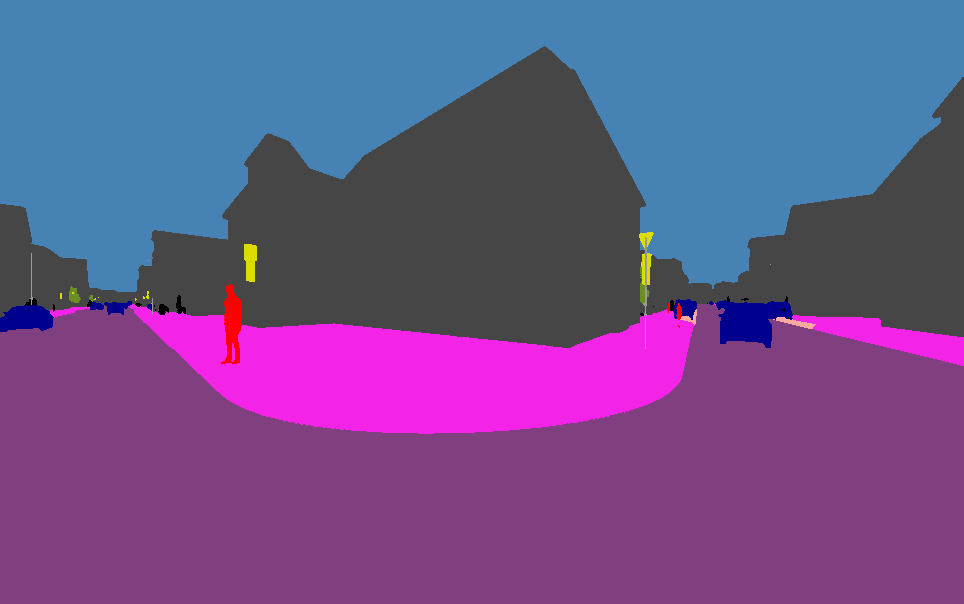
#> input picture data/left.png, 964 x 604 px
$ jupyter execute orb.ipynb
#> lines starting #> are read from the running program, lines starting #| are printed output that depends on the picture
### About
Using ORB on the CAM2BEV dataset.

[cell 1]
import cv2
import numpy as np

import PIL
import matplotlib.pyplot as plt

[cell 2]
# Load the images
# Image 2 is always right neighor
image1 = cv2.imread('../data/left.png')
#> image1 is the input picture: shape (604, 964, 3); mean B, G, R 138.9, 82.6, 106.6
image2 = cv2.imread('../data/front.png')
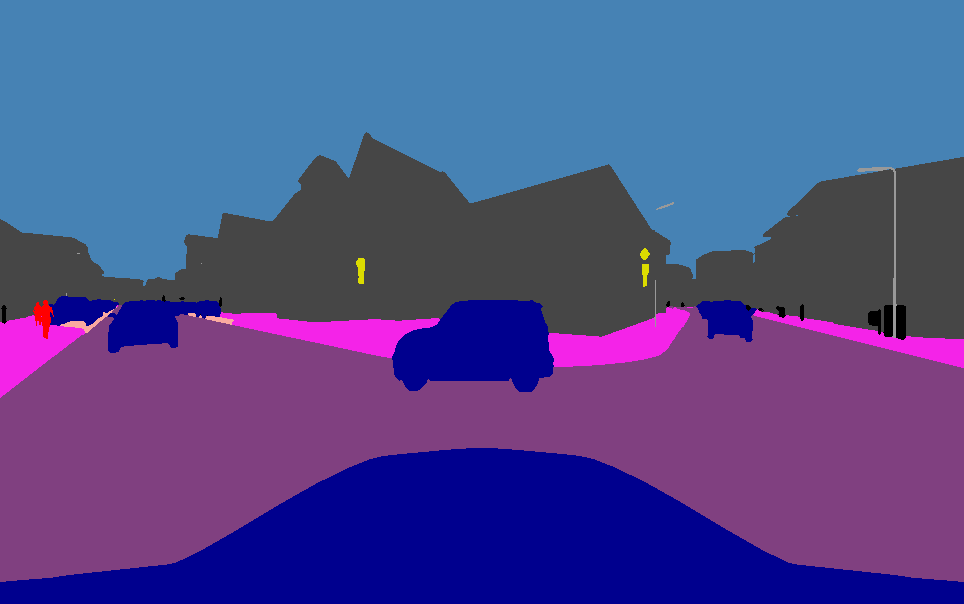
#> input picture data/front.png, 964 x 604 px
#> image2 is the input picture: shape (604, 964, 3); mean B, G, R 140.2, 75.9, 79.2

[cell 3]
gray1 = cv2.cvtColor(image1, cv2.COLOR_BGR2GRAY)
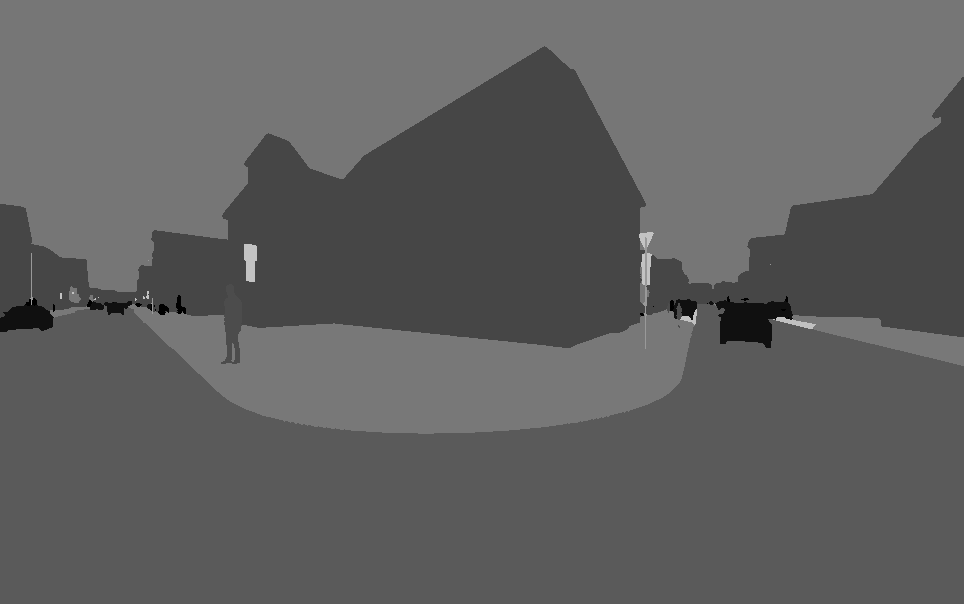
#> gray1: shape (604, 964); min 0, max 195, mean 96.1
gray2 = cv2.cvtColor(image2, cv2.COLOR_BGR2GRAY)
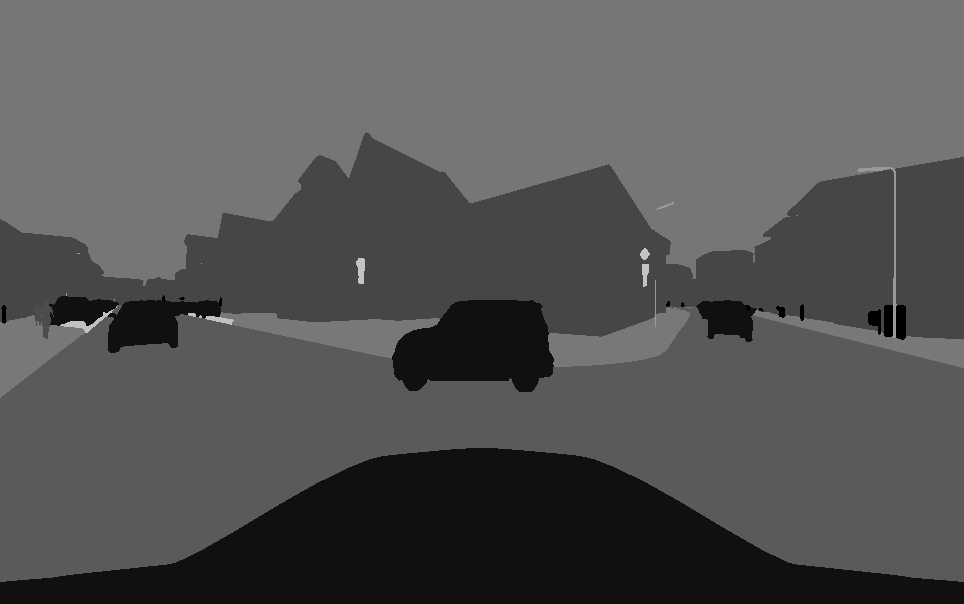
#> gray2: shape (604, 964); min 0, max 195, mean 84.2

#### ORB keypoint detection

[cell 4]
orb = cv2.ORB_create()

kp1, descrip1 = orb.detectAndCompute(gray1, None)
#> kp1 = 483 keypoints; strongest (x, y, size): (690, 315, 44.6), (691, 317, 37.2), (778, 319, 31), (689, 314, 53.6)
kp2, descrip2 = orb.detectAndCompute(gray2, None)
#> kp2 = 457 keypoints; strongest (x, y, size): (106, 312, 31), (86, 324, 44.6), (88, 323, 53.6), (193, 313, 37.2)

[cell 5]
plt.imshow(cv2.drawKeypoints(gray1, kp1, None, flags=0))
plt.show()
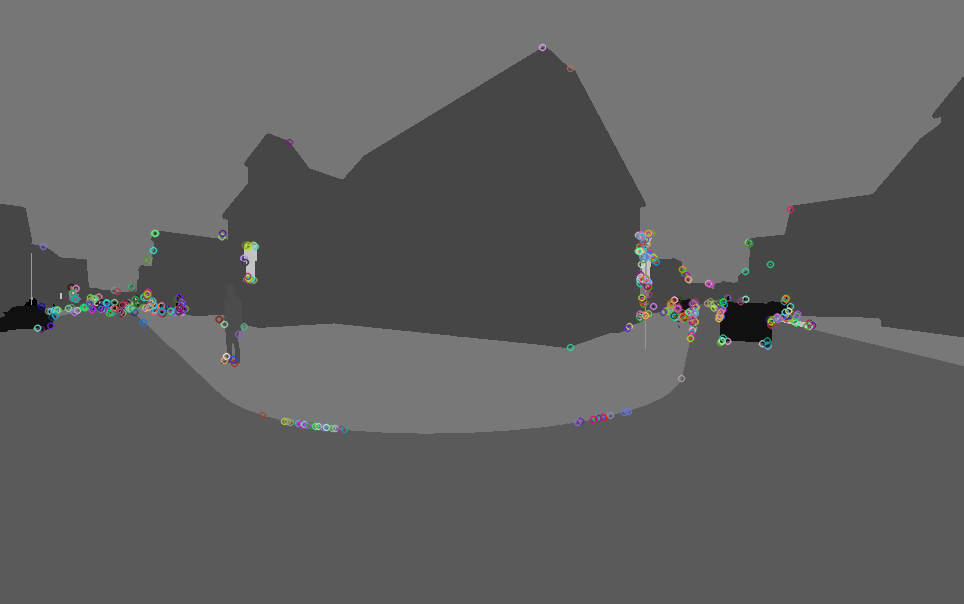
#> shown: shape (604, 964, 3); mean R, G, B 96.5, 96.6, 96.5
plt.imshow(cv2.drawKeypoints(gray2, kp2, None, flags=0))
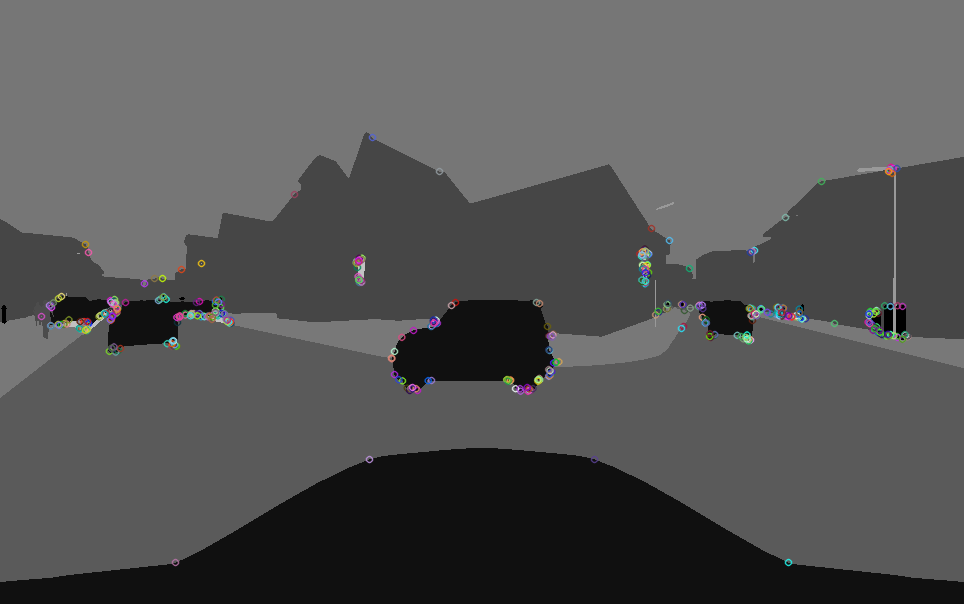
#> shown: shape (604, 964, 3); mean R, G, B 84.7, 84.7, 84.8

[cell 6]
FLANN_INDEX_LSH = 6
DIST_THRESH = .55
index_params= dict(algorithm = FLANN_INDEX_LSH,
                   table_number = 6, # 12
                   key_size = 12,     # 20
                   multi_probe_level = 10) #2

search_params = dict(checks=50)   # or pass empty dictionary

flann = cv2.FlannBasedMatcher(index_params,search_params)

matches = flann.knnMatch(descrip1, descrip2, k=2)
#> matches = 483 matches

matchesMask = [[0,0] for i in range(len(matches))]
#> matchesMask = 483 pairs, first value 0 to 0, second value 0 to 0

# Lowe's ratio for draw parameters
for i, (m,n) in enumerate(matches):
    if m.distance < DIST_THRESH*n.distance:
        matchesMask[i]=[1,0]
#> after the loop, matchesMask = 483 pairs, first value 0 to 1, second value 0 to 0


draw_params = dict(matchColor = (0,255,0),
                   singlePointColor = (255,0,0),
                   matchesMask = matchesMask,
                   flags = 0)
#> draw_params = 4 items

# Lowe's ratio test to filter matches
good_matches = []
for m,n in matches:
    if m.distance < DIST_THRESH * n.distance:
        good_matches.append(m)
#> after the loop, good_matches = 7 matches

#### Performing KNN matching

[cell 7]
img3 = cv2.drawMatchesKnn(gray1, kp1, gray2, kp2, matches, None, **draw_params)
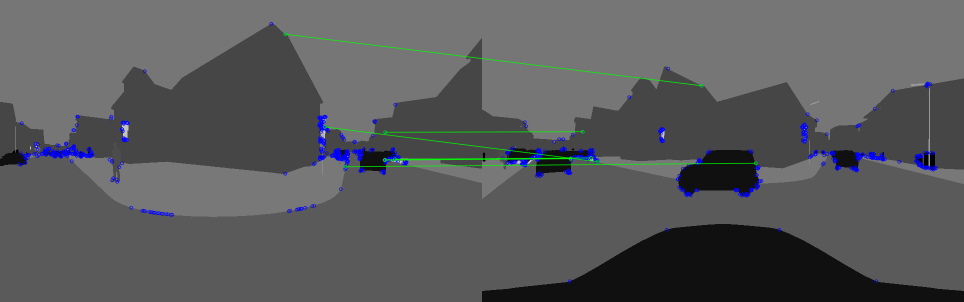
#> img3: shape (604, 1928, 3) (shown at 1/2 size); mean of channels 0, 1, 2 91.5, 90, 89; drawn as B, G, R

plt.imshow(img3), plt.show()

Stitching on this dataset doesn't work too well.

[cell 8]
src_pts = np.float32([kp1[m.queryIdx].pt for m in good_matches]).reshape(-1, 1, 2)
#> src_pts = [[570, 68], [770, 264], [691, 333], [769.2, 319.2], [789.6, 318], [769, 319.7], [649.4, 253.4]]
dst_pts = np.float32([kp2[m.trainIdx].pt for m in good_matches]).reshape(-1, 1, 2)
#> dst_pts = [[439, 171], [201, 263], [547, 326], [176.4, 316.8], [217.4, 315.4], [176.4, 316.8], [230.4, 322.8]]

M, mask = cv2.findHomography(src_pts, dst_pts, cv2.RANSAC, 10.0)
#> M = [[-0.415, 0.216, 313.9], [-0.668, 0.843, 359.3], [-0.00161, 0.00188, 1]]; mask = [1, 1, 0, 1, 0, 1, 1]
w, h = gray2.shape
#> w = 604; h = 964

# Use homography to warp image2
transformed_img = cv2.warpPerspective(image2, M, (h, w))
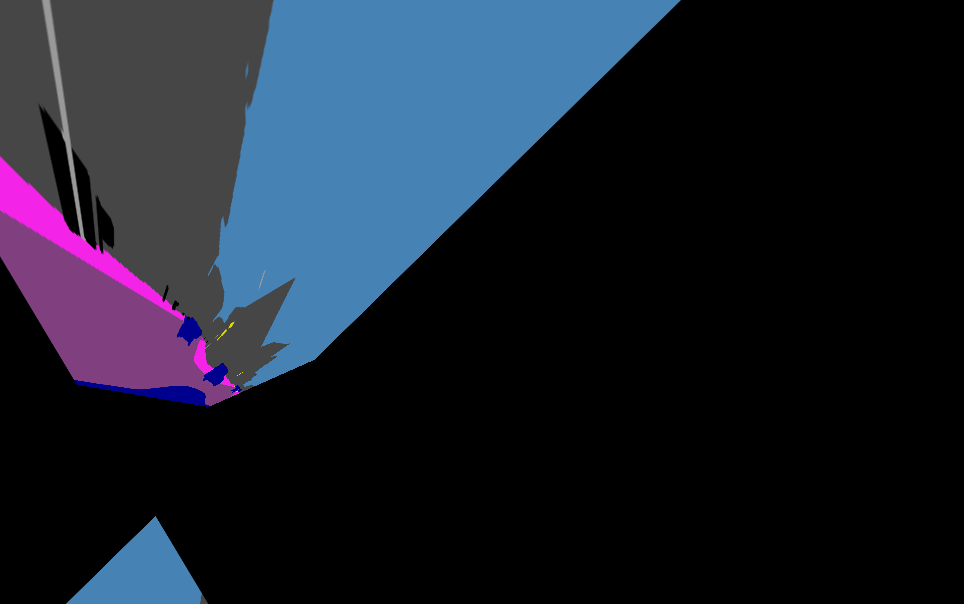
#> transformed_img: shape (604, 964, 3); mean B, G, R 44.4, 31.8, 25.7

plt.imshow(transformed_img), plt.show()

[cell 9]
height, width = image2.shape[:2]
#> height = 604; width = 964

src_points = np.array([[0, 300], [width, 300], [0, height], [width, height]], dtype=np.float32)

dst_points = np.array([[0,0], [width, 0], [0, height], [width, height]], dtype=np.float32)
#> dst_points = [[0, 0], [964, 0], [0, 604], [964, 604]]

M1 = cv2.getPerspectiveTransform(src_points, dst_points)

warped = cv2.warpPerspective(image2, M1, (width, height))
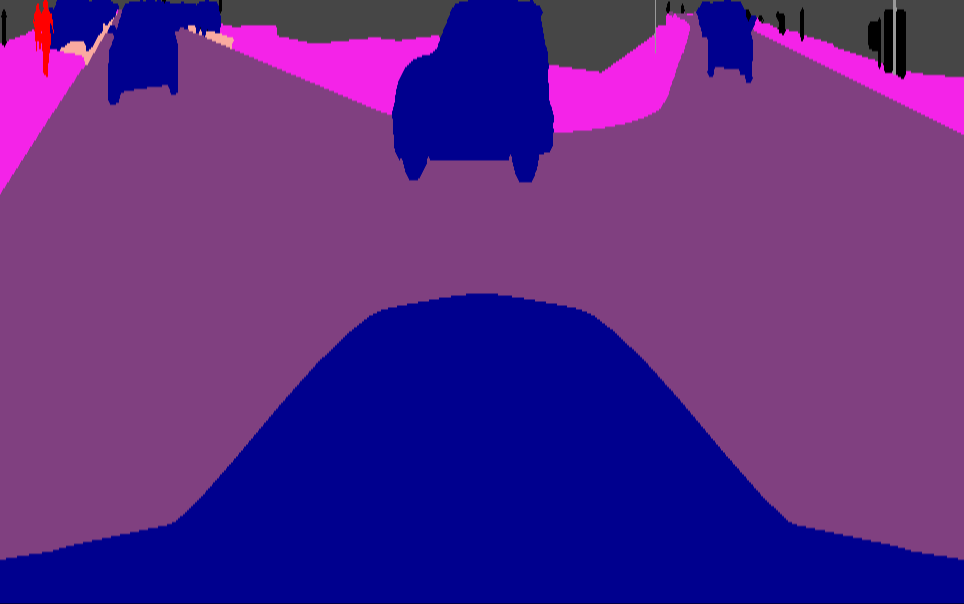
#> warped: shape (604, 964, 3); mean B, G, R 134.9, 40.9, 87.9
plt.imshow(warped), plt.show()
